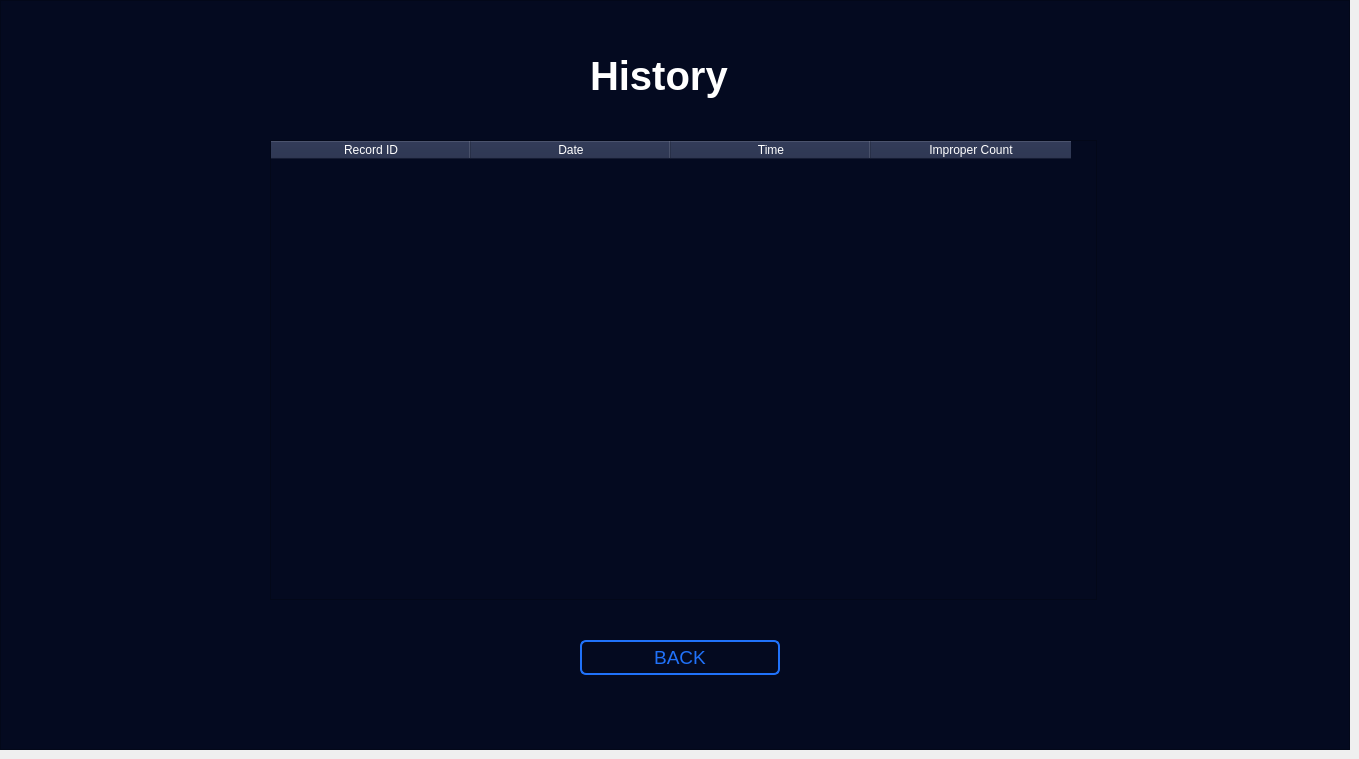
     <widget class="QWidget" name="History_page">
      <widget class="QFrame" name="background_5">
       <property name="geometry">
        <rect>
         <x>0</x>
         <y>0</y>
         <width>1350</width>
         <height>750</height>
        </rect>
       </property>
       <property name="sizePolicy">
        <sizepolicy hsizetype="Fixed" vsizetype="Fixed">
         <horstretch>0</horstretch>
         <verstretch>0</verstretch>
        </sizepolicy>
       </property>
       <property name="maximumSize">
        <size>
         <width>1350</width>
         <height>750</height>
        </size>
       </property>
       <property name="styleSheet">
        <string notr="true">background-color:rgba(4,10,32,255);</string>
       </property>
       <property name="frameShape">
        <enum>QFrame::StyledPanel</enum>
       </property>
       <property name="frameShadow">
        <enum>QFrame::Raised</enum>
       </property>
       <widget class="QLabel" name="label_32">
        <property name="geometry">
         <rect>
          <x>590</x>
          <y>50</y>
          <width>201</width>
          <height>51</height>
         </rect>
        </property>
        <property name="font">
         <font>
          <family>Segoe UI</family>
          <pointsize>30</pointsize>
          <weight>75</weight>
          <bold>true</bold>
         </font>
        </property>
        <property name="styleSheet">
         <string notr="true">color :rgb(255,255,255);</string>
        </property>
        <property name="text">
         <string>History</string>
        </property>
       </widget>
       <widget class="QTableWidget" name="tableWidget">
        <property name="geometry">
         <rect>
          <x>270</x>
          <y>140</y>
          <width>827</width>
          <height>460</height>
         </rect>
        </property>
        <property name="font">
         <font>
          <pointsize>10</pointsize>
         </font>
        </property>
        <property name="styleSheet">
         <string notr="true">QHeaderView::section {
    background-color:#1e2746;  
    color: rgb(255,255,255);                 
}
QTableWidget::item { 
            color: white; 
        }</string>
        </property>
        <attribute name="horizontalHeaderDefaultSectionSize">
         <number>200</number>
        </attribute>
        <column>
         <property name="text">
          <string>Record ID</string>
         </property>
        </column>
        <column>
         <property name="text">
          <string>Date</string>
         </property>
        </column>
        <column>
         <property name="text">
          <string>Time</string>
         </property>
        </column>
        <column>
         <property name="text">
          <string>Improper Count</string>
         </property>
        </column>
       </widget>
       <widget class="QToolButton" name="toolButton_13">
        <property name="geometry">
         <rect>
          <x>580</x>
          <y>640</y>
          <width>200</width>
          <height>35</height>
         </rect>
        </property>
        <property name="font">
         <font>
          <pointsize>14</pointsize>
         </font>
        </property>
        <property name="styleSheet">
         <string notr="true">border-radius: 6px;
border: 2px solid ;
border-color :rgba(32,114,250,255);
background-color:rgba(4,10,32,255);
color:rgba(32,114,250,255);
</string>
        </property>
        <property name="text">
         <string>BACK</string>
        </property>
       </widget>
      </widget>
     </widget>
